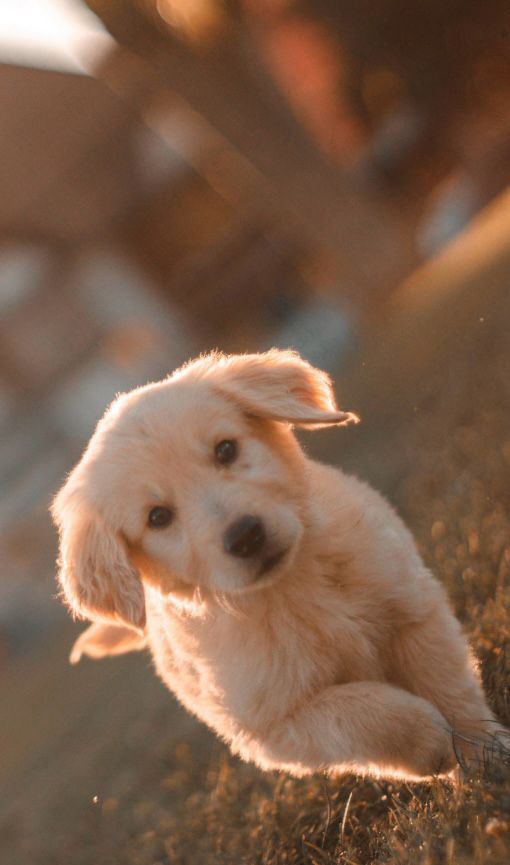
#> input picture images/dog1r.png, 510 x 865 px
$ jupyter execute --allow-errors sift-alignment.ipynb
#> lines starting #> are read from the running program, lines starting #| are printed output that depends on the picture
[cell 1]
# create simple image alignment using orb feature detector

import cv2
import numpy as np
import sys
import matplotlib.pyplot as plt

im = cv2.imread("./images/dog1r.png", cv2.IMREAD_COLOR)
#> im is the input picture: shape (865, 510, 3); mean B, G, R 74.2, 94.8, 125.5
imReference = cv2.imread("./images/dog1.png", cv2.IMREAD_COLOR)
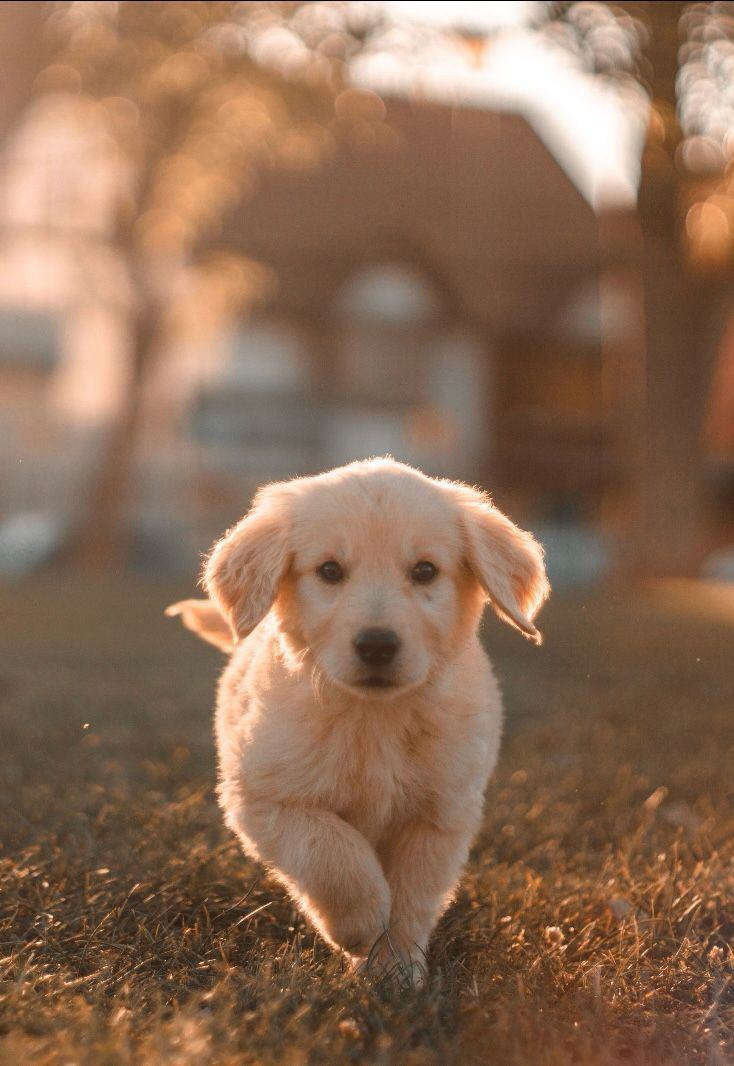
#> input picture images/dog1.png, 734 x 1066 px
#> imReference is the input picture: shape (1066, 734, 3); mean B, G, R 85.2, 108.4, 140.5

img1 = cv2.cvtColor(im, cv2.COLOR_BGR2GRAY)
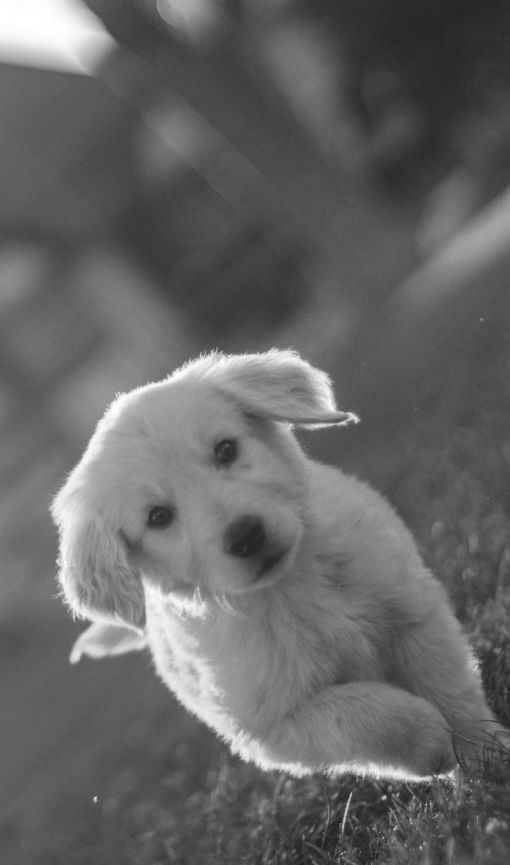
#> img1: shape (865, 510); min 23, max 255, mean 101.6
img2 = cv2.cvtColor(imReference, cv2.COLOR_BGR2GRAY)
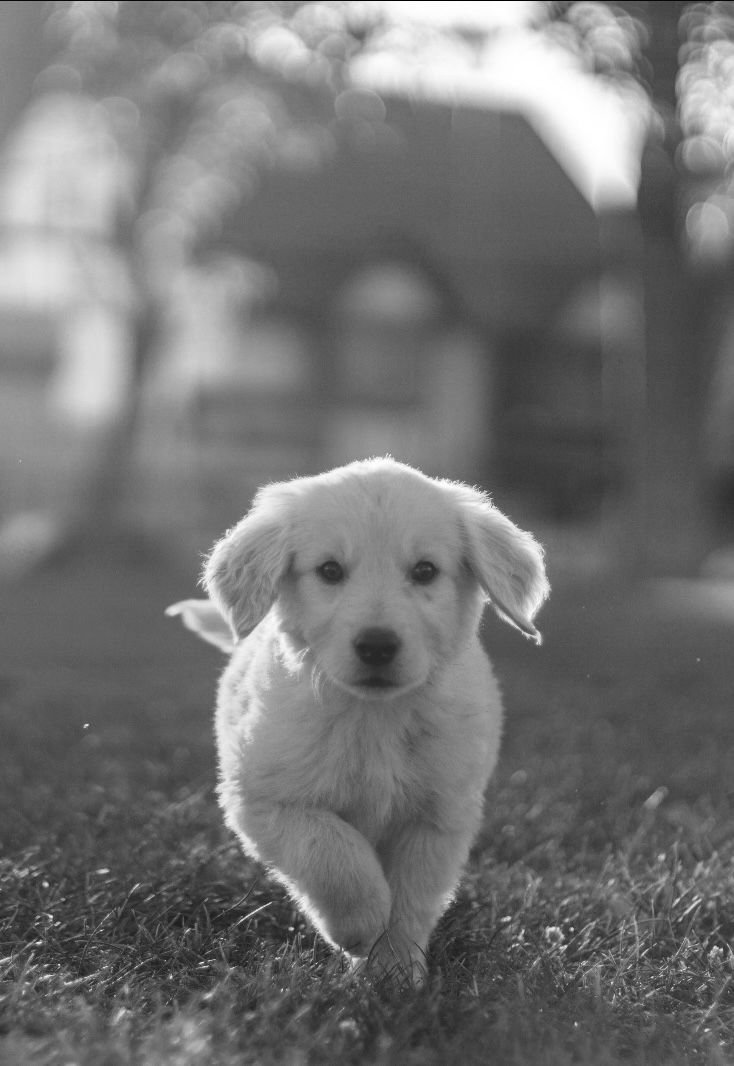
#> img2: shape (1066, 734); min 0, max 255, mean 115.4

# create orb feature detector
sift = cv2.SIFT_create(500)

# find keypoints and descriptors
kp1, des1 = sift.detectAndCompute(img1, None)
#> kp1 = 500 keypoints; strongest (x, y, size): (95, 798, 2.2), (441, 776, 3.8), (353, 417, 6.6), (68, 38, 42.5)
kp2, des2 = sift.detectAndCompute(img2, None)
#> kp2 = 500 keypoints; strongest (x, y, size): (291, 929, 2.8), (572, 929, 2.5), (51, 916, 2.4), (46, 884, 3.5)

print(f"keypoints: {len(kp1)}")
#| keypoints: 500
print(f"keypoints: {len(kp2)}")
#| keypoints: 500

# DRAW_MATCHES_FLAGS_DEFAULT
# DRAW_MATCHES_FLAGS_DRAW_RICH_KEYPOINTS
# DRAW_MATCHES_FLAGS_DRAW_OVER_OUTIMG
# DRAW_MATCHES_FLAGS_NOT_DRAW_SINGLE_POINTS

img = cv2.drawKeypoints(img1,kp1,im,flags=cv2.DRAW_MATCHES_FLAGS_NOT_DRAW_SINGLE_POINTS)
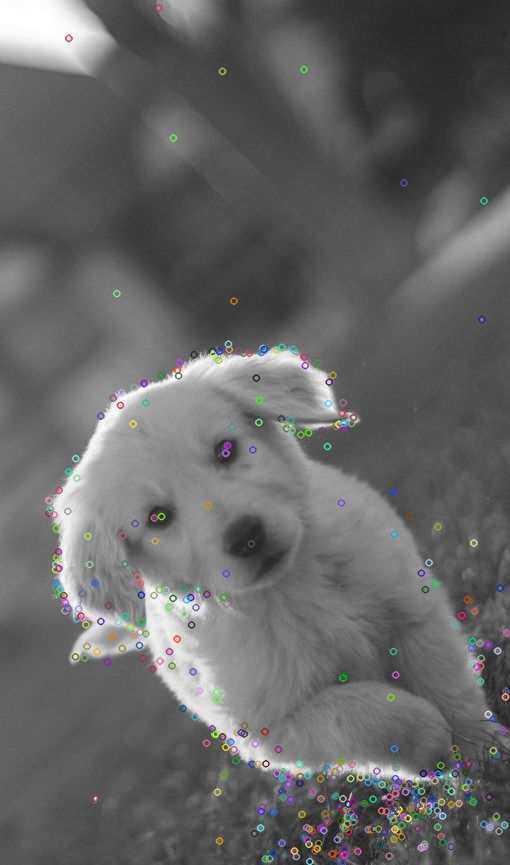
#> img: shape (865, 510, 3); mean B, G, R 101.9, 101.9, 101.9
img_keypoints = cv2.drawKeypoints(img2,kp2,imReference,flags=cv2.DRAW_MATCHES_FLAGS_NOT_DRAW_SINGLE_POINTS)
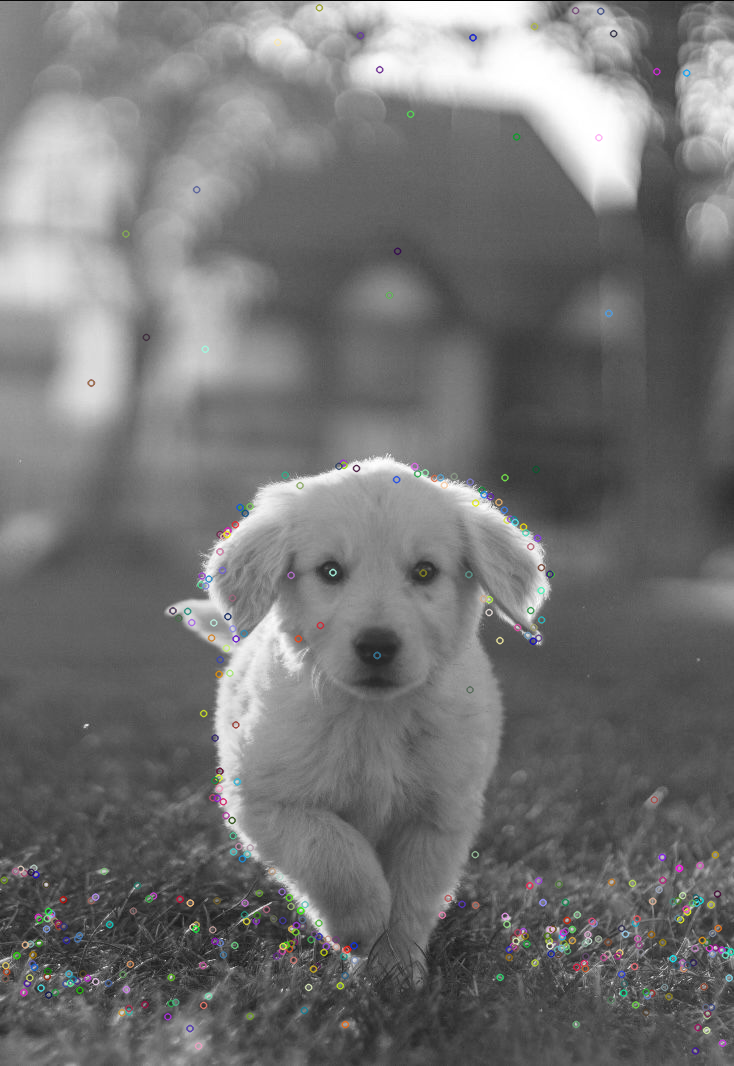
#> img_keypoints: shape (1066, 734, 3); mean B, G, R 115.5, 115.5, 115.5

plt.figure(figsize=(10,7))
plt.subplot(121)
plt.imshow(img_keypoints)
plt.subplot(122)
plt.imshow(img)
#> figure, not shown here; B, G, R data is drawn as R, G, B
